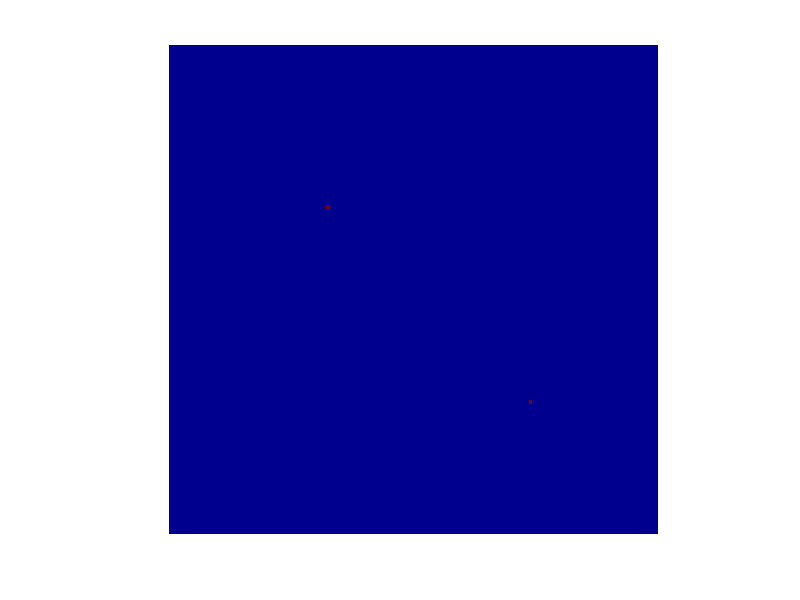

The MATLAB source for this figure:
function two_D_GaussianSourceTrajectorySink_intersecting_straight_line
numberOfGridPoints = 128; % number of pixels in each x and y directions
frameRate = 150; % hz
frameCounter = 1;
durations = [0.2 0.2 0.1 0.1 0.25]; % durations of source, trajectory, and sink
sigmaSource = 5;

%% source pulse - duration = 0.5 sec
duration = durations(1);
numberOfFrames = round(duration * frameRate);
xo = -30; yo = 30;  % center of gaussian
xo1 = 30; yo1 = 30;  % center of gaussian
A = 1;
sigmaX = linspace(0.01,sigmaSource,numberOfFrames); sigmaY = sigmaX;
sigmaX1 = linspace(0.01,2*sigmaSource,numberOfFrames); sigmaY1 = sigmaX1;
gaussParam.center = [xo yo];
gaussParam.amplitude = A;
gaussParam.center1 = [xo1 yo1];
gaussParam.amplitude = A;
for ii = 1:length(sigmaX)
        gaussParam.sigma = [sigmaX(ii) sigmaY(ii)];
        gaussParam.sigma1 = [sigmaX1(ii) sigmaY1(ii)];
        gaussXY = generateFrame(numberOfGridPoints,gaussParam);
        frames(:,:,frameCounter) = flipud(gaussXY); 
        figure(1);clf;
        % surf(X,Y,gaussXY);
        imagesc(frames(:,:,frameCounter));
        colormap jet;
        axis off;
        axis equal;
        frameCounter = frameCounter + 1;
end


nothin = 0;
%% Traveling Trajectory
duration = durations(2);
numberOfFrames = round(duration * frameRate);
radius = sqrt(xo^2 + yo^2);
radius1 = sqrt(xo1^2 + yo1^2);
% startingAngle = -pi/2 + (-pi/4);
% startingAngle = atan2(yo,xo);
% endingAngle = startingAngle + pi/4;
% % startingAngle1 = pi/2 + (pi/4);
% startingAngle1 = atan2(yo1,xo1);
% endingAngle1 = startingAngle1 - pi/2;
% angles = linspace(startingAngle,endingAngle,numberOfFrames);
% angles1 = linspace(startingAngle1,endingAngle1,numberOfFrames);
gaussParam.amplitude = A;
gaussParam.sigma = [sigmaSource sigmaSource];
gaussParam.sigma1 = [2*sigmaSource 2*sigmaSource];
radii = linspace(radius,0,numberOfFrames);
radii1 = linspace(radius1,0,numberOfFrames);
for ii = 1:length(radii)
    thisAngle = pi/2+pi/4;%angles(ii);
    thisAngle1 = pi/4;%angles1(ii);
    xc = ceil(radii(ii) * cos(thisAngle));
    yc = ceil(radii(ii) * sin(thisAngle));
    xc1 = ceil(radii1(ii) * cos(thisAngle1));
    yc1 = ceil(radii1(ii) * sin(thisAngle1));
    gaussParam.center = [xc yc];
    gaussParam.center1 = [xc1 yc1];
    gaussXY = generateFrame(numberOfGridPoints,gaussParam);
    frames(:,:,frameCounter) = flipud(gaussXY); 
    figure(1);clf;
    % surf(X,Y,gaussXY);
    imagesc(frames(:,:,frameCounter));
    colormap jet;
    axis off;
    axis equal;
    frameCounter = frameCounter + 1;
end


%% Traveling Trajectory
duration = durations(2);
numberOfFrames = round(duration * frameRate);
radius = sqrt(xo^2 + yo^2);
radius1 = sqrt(xo1^2 + yo1^2);
% startingAngle = -pi/2 + (-pi/4);
% startingAngle = atan2(yo,xo);
% endingAngle = startingAngle + pi/4;
% % startingAngle1 = pi/2 + (pi/4);
% startingAngle1 = atan2(yo1,xo1);
% endingAngle1 = startingAngle1 - pi/2;
% angles = linspace(startingAngle,endingAngle,numberOfFrames);
% angles1 = linspace(startingAngle1,endingAngle1,numberOfFrames);
gaussParam.amplitude = A;
gaussParam.sigma = [sigmaSource sigmaSource];
gaussParam.sigma1 = [2*sigmaSource 2*sigmaSource];
radii = linspace(0,radius,numberOfFrames);
radii1 = linspace(0,radius1,numberOfFrames);
for ii = 1:length(radii)
    thisAngle = -pi/4;%angles(ii);
    thisAngle1 = pi+pi/4;%angles1(ii);
    xc = ceil(radii(ii) * cos(thisAngle));
    yc = ceil(radii(ii) * sin(thisAngle));
    xc1 = ceil(radii1(ii) * cos(thisAngle1));
    yc1 = ceil(radii1(ii) * sin(thisAngle1));
    gaussParam.center = [xc yc];
    gaussParam.center1 = [xc1 yc1];
    gaussXY = generateFrame(numberOfGridPoints,gaussParam);
    frames(:,:,frameCounter) = flipud(gaussXY); 
    figure(1);clf;
    % surf(X,Y,gaussXY);
    imagesc(frames(:,:,frameCounter));
    colormap jet;
    axis off;
    axis equal;
    frameCounter = frameCounter + 1;
end


%% Traveling Trajectory
duration = durations(2);
numberOfFrames = round(duration * frameRate);
radius = sqrt(xo^2 + yo^2);
radius1 = sqrt(xo1^2 + yo1^2);
% startingAngle = -pi/2 + (-pi/4);
startingAngle = atan2(yc,xc);
endingAngle = startingAngle + pi/4;
% startingAngle1 = pi/2 + (pi/4);
startingAngle1 = atan2(yc1,xc1);
endingAngle1 = startingAngle1 - pi/2;
angles = linspace(startingAngle,endingAngle,numberOfFrames);
angles1 = linspace(startingAngle1,endingAngle1,numberOfFrames);
gaussParam.amplitude = A;
gaussParam.sigma = [sigmaSource sigmaSource];
gaussParam.sigma1 = [2*sigmaSource 2*sigmaSource];
for ii = 1:length(angles)
    thisAngle = angles(ii);
    thisAngle1 = angles1(ii);
    xc = ceil(radius * cos(angles(1)));
    yc = ceil(radius * sin(thisAngle));
    xc1 = ceil(radius1 * cos(thisAngle1));
    yc1 = ceil(radius1 * sin(thisAngle1));
    gaussParam.center = [xc yc];
    gaussParam.center1 = [xc1 yc1];
    gaussXY = generateFrame(numberOfGridPoints,gaussParam);
    frames(:,:,frameCounter) = flipud(gaussXY); 
    figure(1);clf;
    % surf(X,Y,gaussXY);
    imagesc(frames(:,:,frameCounter));
    colormap jet;
    axis off;
    axis equal;
    frameCounter = frameCounter + 1;
end

%% Traveling Trajectory
duration = durations(3);
numberOfFrames = round(duration * frameRate);
xo = xc; yo = yc;
xo1 = xc1; yo1 = yc1;
radius = sqrt(xo^2 + yo^2);
radius1 = sqrt(xo1^2 + yo1^2);
startingAngle = endingAngle;
endingAngle = startingAngle + pi/4;
startingAngle1 = endingAngle1;
endingAngle1 = startingAngle1-pi/2;
angles = linspace(startingAngle,endingAngle,numberOfFrames);
angles1 = linspace(startingAngle1,endingAngle1,numberOfFrames);
gaussParam.amplitude = A;
gaussParam.sigma = [sigmaSource sigmaSource];
gaussParam.sigma1 = [2*sigmaSource 2*sigmaSource];
for ii = 1:length(angles)
    thisAngle = angles(ii);
    thisAngle1 = angles1(ii);
    xc = ceil(radius * cos(angles(1)));
    yc = ceil(radius * sin(thisAngle));
    xc1 = ceil(radius1 * cos(thisAngle1));
    yc1 = ceil(radius1 * sin(thisAngle1));
    gaussParam.center = [xc yc];
    gaussParam.center1 = [xc1 yc1];
    gaussXY = generateFrame(numberOfGridPoints,gaussParam);
    frames(:,:,frameCounter) = flipud(gaussXY); 
    figure(1);clf;
    % surf(X,Y,gaussXY);
    imagesc(frames(:,:,frameCounter));
    colormap jet;
    axis off;
    axis equal;
    frameCounter = frameCounter + 1;
end

%% Traveling Trajectory
duration = durations(4);
numberOfFrames = round(duration * frameRate);
radius = sqrt(xo^2 + yo^2);
radius1 = sqrt(xo1^2 + yo1^2);
startingAngle = endingAngle;
endingAngle = startingAngle + pi/2;
startingAngle1 = endingAngle1;
endingAngle1 = startingAngle1 - pi/2;
angles = linspace(startingAngle,endingAngle,numberOfFrames);
angles1 = linspace(startingAngle1,endingAngle1,numberOfFrames);
gaussParam.amplitude = A;
gaussParam.sigma = [sigmaSource sigmaSource];
gaussParam.sigma1 = [2*sigmaSource 2*sigmaSource];
for ii = 1:length(angles)
    thisAngle = angles(ii);
    thisAngle1 = angles1(ii);
    xc = ceil(radius * cos(thisAngle));
    yc = ceil(radius * sin(thisAngle));
    xc1 = ceil(radius1 * cos(thisAngle1));
    yc1 = ceil(radius1 * sin(thisAngle1));
    gaussParam.center = [xc yc];
    gaussParam.center1 = [xc1 yc1];
    gaussXY = generateFrame(numberOfGridPoints,gaussParam);
    frames(:,:,frameCounter) = flipud(gaussXY); 
    figure(1);clf;
    % surf(X,Y,gaussXY);
    imagesc(frames(:,:,frameCounter));
    colormap jet;
    axis off;
    axis equal;
    frameCounter = frameCounter + 1;
end

%% Sinking
duration = durations(5);
numberOfFrames = round(duration * frameRate);
xo = xc; yo = yc;  % center of gaussian
xo1 = xc1; yo1 = yc1;
A = 1;
sigmaX = linspace(sigmaSource,0.01,numberOfFrames); sigmaY = sigmaX;
sigmaX1 = linspace(2*sigmaSource,0.01,numberOfFrames); sigmaY1 = sigmaX1;
gaussParam.center = [xo yo];
gaussParam.center1 = [xo1 yo1];
gaussParam.amplitude = A;
for ii = 1:length(sigmaX)
        gaussParam.sigma = [sigmaX(ii) sigmaY(ii)];
        gaussParam.sigma1 = [sigmaX1(ii) sigmaY1(ii)];
        gaussXY = generateFrame(numberOfGridPoints,gaussParam);
        frames(:,:,frameCounter) = flipud(gaussXY); 
        figure(1);clf;
        % surf(X,Y,gaussXY);
        imagesc(frames(:,:,frameCounter));
        colormap jet;
        axis off;
        axis equal;
        frameCounter = frameCounter + 1;
end

frameCounter


function frame = generateFrame (numberOfGridPoints,gaussParam)
% this function generates a 2D gaussian provided the gauss param and number
% of grid points
xo = gaussParam.center(1) ; yo = gaussParam.center(2) ;
xo1 = gaussParam.center1(1) ; yo1 = gaussParam.center1(2) ;
A = gaussParam.amplitude;
sigmaX = gaussParam.sigma(1); sigmaY = gaussParam.sigma(2);
sigmaX1 = gaussParam.sigma1(1); sigmaY1 = gaussParam.sigma1(2);
temp = linspace(ceil(-numberOfGridPoints/2)+1,ceil(numberOfGridPoints/2),numberOfGridPoints);
[X,Y] = meshgrid(temp,temp);
xTerm = ((X-xo).^2)./(2*(sigmaX^2));
yTerm = ((Y-yo).^2)./(2*(sigmaY^2));
xTerm1 = ((X-xo1).^2)./(2*(sigmaX1^2));
yTerm1 = ((Y-yo1).^2)./(2*(sigmaY1^2));
frame = A * exp(-(xTerm + yTerm)) + A * exp(-(xTerm1 + yTerm1));
